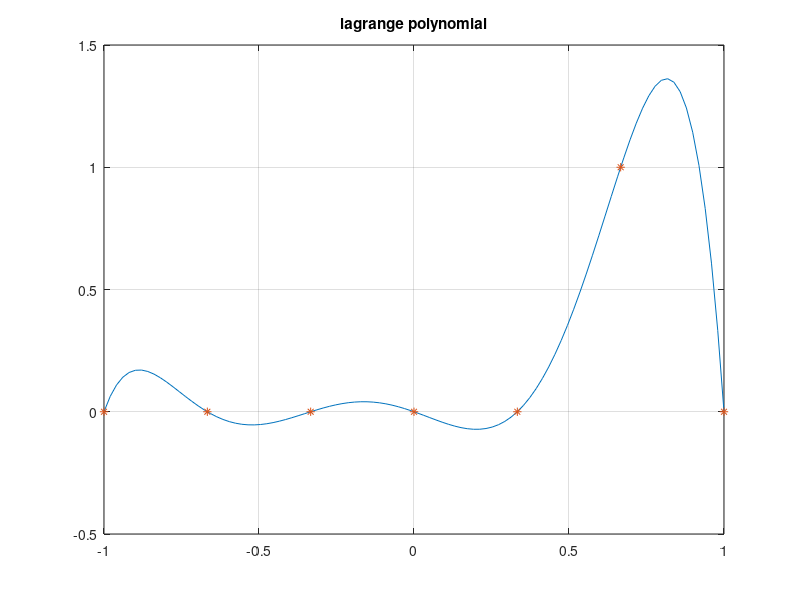
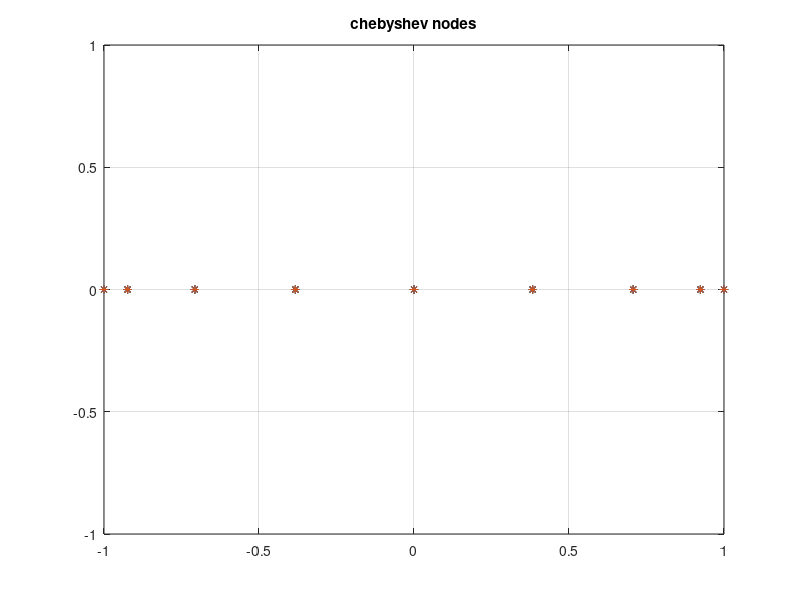
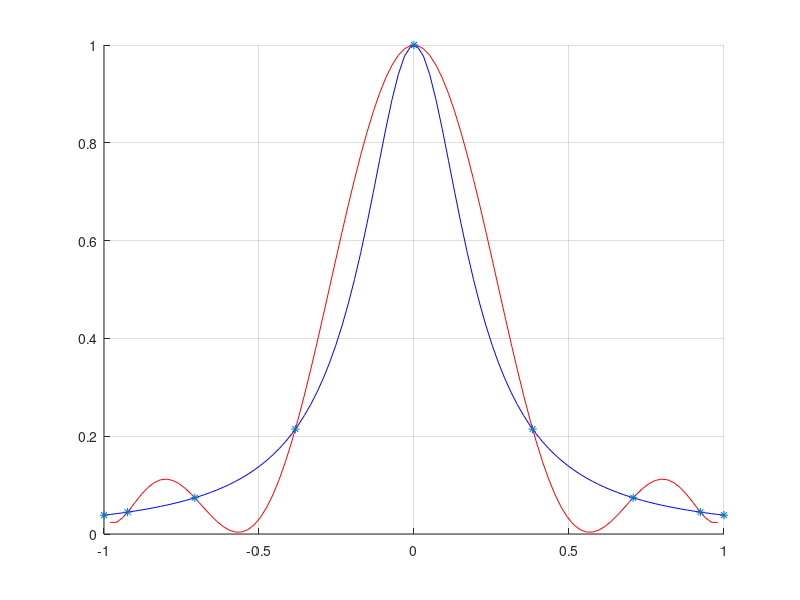

Recreate these plots in MATLAB, in order.
function c21_algebraic_interpolation
    clear all; close all;


    %% lagrange polynomial I
    x = linspace(-1, 1, 7);
    y = zeros(size(x));
    y(end-1) = 1;
    p = polyfit(x, y, length(x) - 1);

    xx = linspace(-1, 1);
    yy = polyval(p, xx);

    figure(1)
    plot(xx, yy, x, y, '*');
    grid on
    title('lagrange polynomial')

    %% lagrange polynomials II
    
%     function yy = lagrange_interp(x_in)
%        
%         numerator = prod(x_in - x);
%         p = 
%         for i = 1:length(x)
%             lj = prod / (x_in - x(i));
%             lj = lj / (prod(x(1:i)) * prod(i+1:end))
%             
%         
%         
%     end

    %% Chebyshev nodes

    n = 8;
    x = cos(pi / n * [0:n]);
    figure(3)
    plot(x, zeros(length(x)), '*');
    title('chebyshev nodes');
    grid on
    
    %% The first barycentric interpolation formula
    
    n = 8;
    x = cos(pi / n * [0:n]);    % chebyshev points 
    y = 1 ./ (1 + 25 * x.^2);   % runge function
    
    w = zeros(1, n + 1);     % weights wj = prod_k!=j (xj - xk)^-1
    for j = 1 : n+1
        w(j) = prod(x(j) - x([1 : j-1, j + 1 : end])) .^ -1;
    end
    
    
    xx = linspace(-1, 1);   % vis pints
    yy = 1 ./ (1 + 25 * xx .^ 2);
    
    
    l = 1;  % node polynomial l = prod_k=0:n (x - xk)
    s = 0;  % sum_j=0:n yj * wj / (x - xj)
    
    for j = 1 : n + 1
        l = l .* (xx - x(j));
        s = s + y(j) * w(j) ./ (xx - x(j));
    end
    
    p = l .* s; % barycentric interp polynomial  
    
    figure(4)
    hold on
    plot(xx, yy, 'b')
    plot(xx, p, 'r')
    plot(x, y, '*')
    grid on
    
%     % above interpolation is the same as polyval; uncomment \/
%     pp = polyfit(x, y, n);
%     yyy = polyval(pp, xx);
%     plot(xx, yyy, 'g')
  
    

    
end
